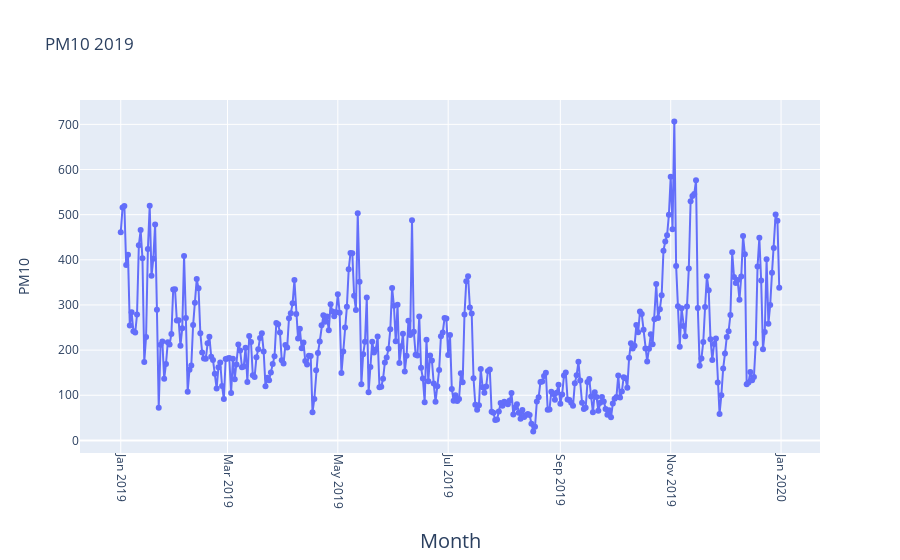

Notebook code cell kept with this figure:
### Code cell
#2019
fig = go.Figure(go.Scatter(
    mode = "lines+markers",
    y = aqi_level_19.iloc[:,2],
    x = aqi_level_19.iloc[:,1]))
fig.update_xaxes(
        tickangle = 90,
        title_text = "Month",
        title_font = {"size": 20},
        title_standoff = 25)

fig.update_yaxes(
        title_text = "PM10",
        title_standoff = 25)
fig.update_layout(title_text="PM10 2019")

fig.show()

### Figure 1 — Plotly figure (JSON) as saved in the notebook; plotly's stock layout.template omitted (floating-point values rounded to 4 significant figures; data arrays with more than 128 entries replaced by an {"elided": "..."} marker saying what was removed)
{"data": [{"mode": "lines+markers", "type": "scatter", "x": {"elided": "365 str values"}, "y": {"elided": "365 float values"}}], "layout": {"title": {"text": "PM10 2019"}, "xaxis": {"tickangle": 90, "title": {"font": {"size": 20}, "standoff": 25, "text": "Month"}}, "yaxis": {"title": {"standoff": 25, "text": "PM10"}}}}
